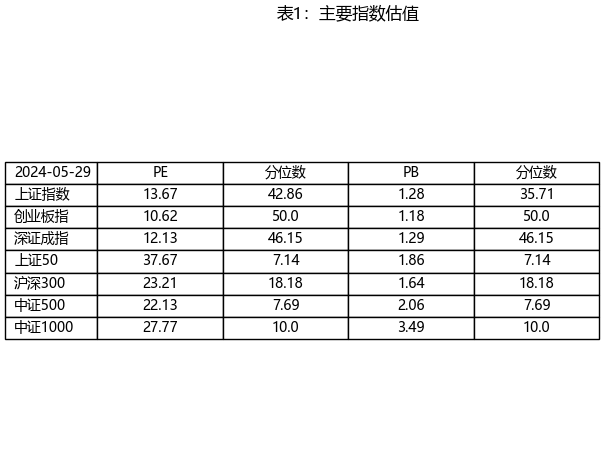

The script that saved this image:
from getiFind import getindex_pe_pb, login
import matplotlib.pyplot as plt
import datetime

def plot7():
    # 获取当日日期
    today = datetime.datetime.today().date()

    df = getindex_pe_pb()
    plt.rcParams["font.family"] = "Microsoft YaHei"
    fig, ax = plt.subplots()
    ax.axis('off')
    table = ax.table(cellText=df.values, colLabels=df.columns, rowLabels=df.index, loc='center', cellLoc='center')

    # 在第一行第一列（索引为(0, 0)）添加当日日期
    table.add_cell(0, -1, width=0.05, height=0.045, text=today, loc='left')

    # 调整表格的布局
    table.auto_set_font_size(False)
    table.set_fontsize(10)
    table.scale(1.2, 1.2)

    # 添加标题
    plt.title("表1：主要指数估值", pad=20)
    plt.tight_layout()
    plt.savefig('plot7.png', bbox_inches='tight', pad_inches=0.05)
